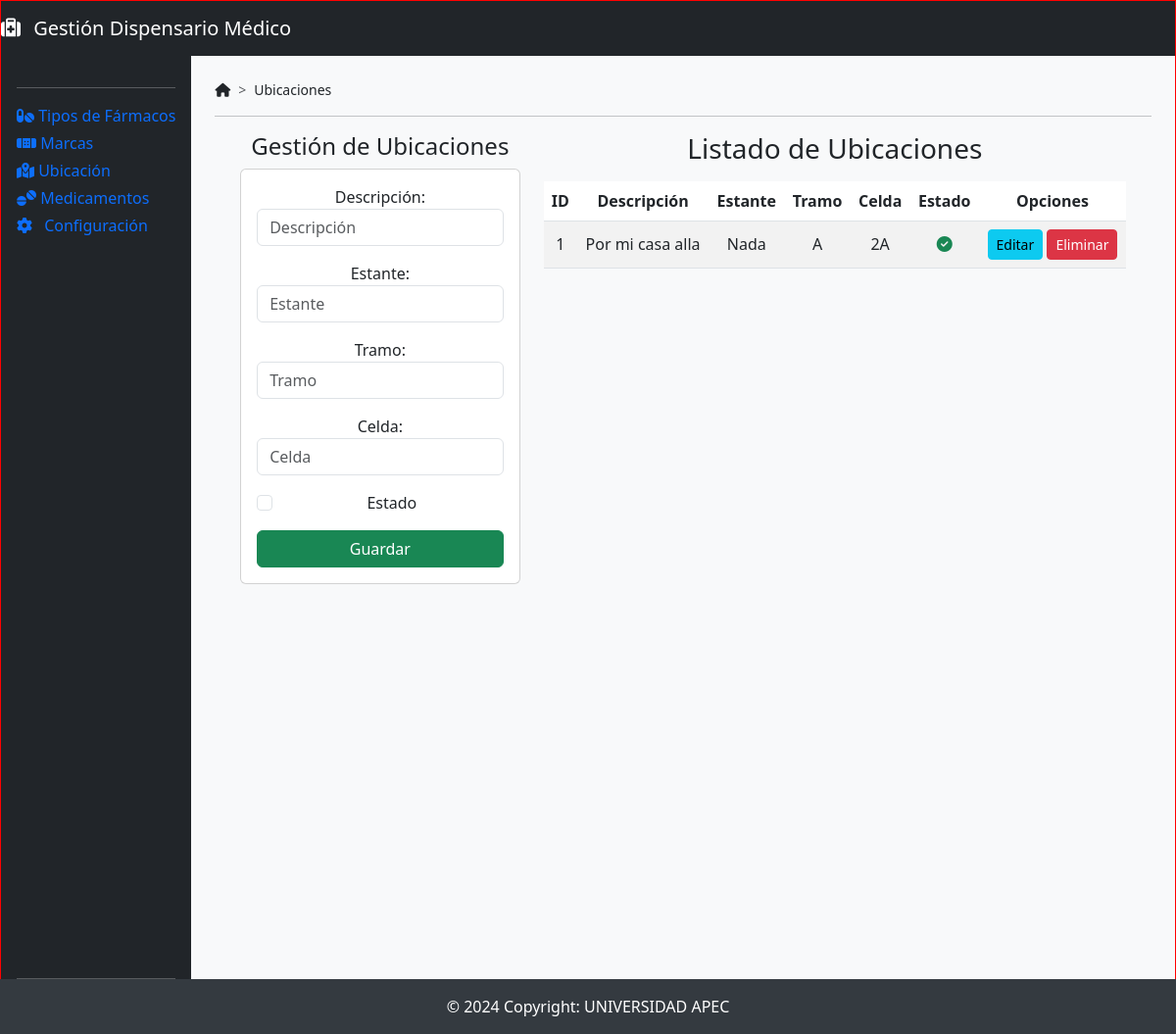
The app's page /principalUbicaciones with its own data.
### DispensarioMedico/models.py (models this page shows, shortened)
class Ubicacioness(models.Model):
    idubicaciones = models.AutoField(db_column='idUbicaciones', primary_key=True)  # Field name made lowercase.
    descripcion = models.CharField(db_column='Descripcion', max_length=50, blank=True, null=True)  # Field name made lowercase.
    estante = models.TextField(db_column='Estante', blank=True, null=True)  # Field name made lowercase.
    tramo = models.TextField(db_column='Tramo', blank=True, null=True)  # Field name made lowercase.
    celda = models.TextField(db_column='Celda', blank=True, null=True)  # Field name made lowercase.
    estado = models.TextField(db_column='Estado', blank=True, null=True)  # Field name made lowercase. This field type is a guess.
    class Meta:
        managed = False
        db_table = 'Ubicacioness'

### DispensarioMedico/views.py (the view)
# urls.py: path('principalUbicaciones', views.principalUbicaciones, name='principalUbicaciones'),
def principalUbicaciones(request):
    ubicaciones = Ubicacioness.objects.all()
    return render(request, 'principalUbicaciones.html', {'ubicaciones': ubicaciones})

### DispensarioMedico/templates/principalUbicaciones.html (shortened to what this page needs)
{% extends "./base.html" %}
{% block navegacion %}Ubicaciones{% endblock %}
{% block body %}
<div class="row">
    <div class="col-lg-4 col-xl-4 mb-4">
        <h4>Gestión de Ubicaciones</h4>
        <div class="card">
            <div class="card-body">
                <form action="/registrarUbicaciones/" method="post">{% csrf_token %}
                    <div class="form-group mb-3">
                        <label for="txtDescripcionUbicaciones">Descripción:</label>
                        <input type="text"
                               name="txtDescripcionUbicaciones"
                               id="txtDescripcionUbicaciones"
                               class="form-control"
                               placeholder="Descripción"
                               minlength="1"
                               maxlength="500"
                               required>
                    </div>
                    <div class="form-group mb-3">
                        <label for="txtEstanteUbicaciones">Estante:</label>
                        <input type="text"
                               name="txtEstanteUbicaciones"
                               id="txtEstanteUbicaciones"
                               class="form-control"
                               placeholder="Estante"
                               minlength="1"
                               maxlength="500"
                               required>
                    </div>
                    <div class="form-group mb-3">
                        <label for="txtTramoUbicaciones">Tramo:</label>
                        <input type="text"
                               name="txtTramoUbicaciones"
                               id="txtTramoUbicaciones"
                               class="form-control"
                               placeholder="Tramo"
                               minlength="1"
                               maxlength="500"
                               required>
                    </div>
                    <div class="form-group mb-3">
                        <label for="txtCeldaUbicaciones">Celda:</label>
                        <input type="text"
                               name="txtCeldaUbicaciones"
                               id="txtCeldaUbicaciones"
                               class="form-control"
                               placeholder="Celda"
                               minlength="1"
                               maxlength="500"
                               required>
                    </div>
                    <div class="form-check mb-3">
                        <input class="form-check-input"
                               type="checkbox"
                               name="txtEstadoUbicaciones"
                               id="txtEstadoUbicaciones"
                               required>
                        <label class="form-check-label" for="txtEstadoUbicaciones">Estado</label>
                    </div>
                    <div class="d-grid">
                        <button type="submit" class="btn btn-success text-white">Guardar</button>
                    </div>
                </form>
            </div>
        </div>
    </div>
    <div class="col-sm-12 col-md-6 col-lg-8 col-xl-8">
        <h3>Listado de Ubicaciones</h3>
        <div class="table-responsive py-2">
            <table class="table table-striped">
                <thead>
                    <tr>
                        <th>ID</th>
                        <th>Descripción</th>
                        <th>Estante</th>
                        <th>Tramo</th>
                        <th>Celda</th>
                        <th>Estado</th>
                        <th>Opciones</th>
                    </tr>
                </thead>
                <tbody>
                    {% for ubicacion in ubicaciones %}
                    <tr>
                        <td>{{ ubicacion.idubicaciones }}</td>
                        <td>{{ ubicacion.descripcion }}</td>
                        <td>{{ ubicacion.estante }}</td>
                        <td>{{ ubicacion.tramo }}</td>
                        <td>{{ ubicacion.celda }}</td>
                        <td>
                            {% if ubicacion.estado == 1 %}
                                <i class="fa-solid fa-circle-check text-success"></i>
                            {% else %}
                                <i class="fa-regular fa-circle-check text-muted"></i>
                            {% endif %}
                        </td>
                        <td>
                            <a href="edicionUbicaciones/{{ ubicacion.idubicaciones }}" class="btn btn-info btn-sm">Editar</a>
                            <a href="eliminarUbicaciones/{{ ubicacion.idubicaciones }}" class="btn btn-danger btn-sm btnEliminacion">Eliminar</a>
                        </td>
                    </tr>
                    {% endfor %}
                </tbody>
            </table>
        </div>
    </div>
</div>
{% endblock %}

### DispensarioMedico/static/css/baseDesign.css (style rules this page uses)
th, td { text-align: center; vertical-align: middle; }
body { height: 1000px; border: 1px solid red; position: relative; }

### DispensarioMedico/templates/base.html (style rules this page uses)
a { text-decoration: none; }

### records on screen
Ubicacioness: idubicaciones "1", descripcion "Por mi casa alla", estante "Nada", tramo "A", celda "2A", Estado 1 (drawn)
